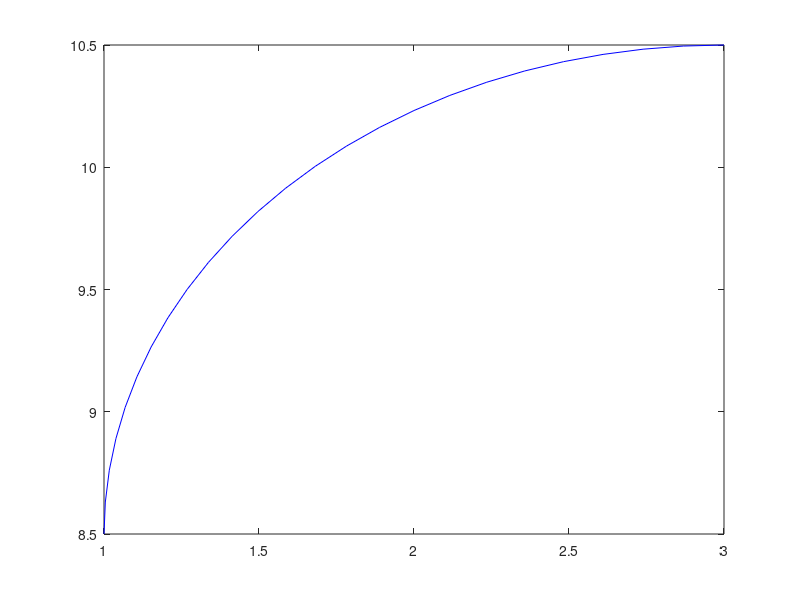

The MATLAB script that drew this image:
function drawTrack()
%DRAWTRACK Summary of this function goes here
%   Detailed explanation goes here

    x2 = [9.036, 5.695, 2.732, 0.021, 0.028, 1.409, 5.306, 9.387, 11.685,...
        9.294, 4.346, 3.906, 3.860, 4.630, 6.667, 7.216, 8.143, 10.728,...
        11.644, 11.580, 9.036];
    y2 = [0.381, 0.748, 0.445, 3.080, 9.958, 11.204, 11.229, 13.158,...
        10.265, 7.798, 7.534, 7.023, 5.483, 4.725, 4.366, 4.935, 6.928,...
        6.970, 5.581, 2.275, 0.381];
    set(fill(x2, y2, 'k'), 'facealpha', 0.5);

    x = [8.894, 5.665, 2.656, 1.480, 1.675, 3.769, 5.471, 9.284, 9.980,...
        9.183, 3.595, 2.358, 2.511, 4.542, 6.451, 8.331, 8.862, 9.599,...
        10.284, 10.141, 8.894];
    y = [1.732, 2.363, 1.961, 3.135, 8.425, 9.916, 9.591, 10.713, 9.900,...
        9.314, 8.988, 7.741, 3.485, 3.186, 2.840, 3.011, 4.809, 5.117,...
        4.714, 2.669, 1.732];
    fill(x, y, 'w');

    controlLine1 = [1 8.5; 1 3];
    controlLine2 = [11 3; 11 4.5]; 
    controlLine3 = [3 1; 9.5 1.5]; 
    controlLine4 = [7 3.5; 5.5 3.8]; 
    controlLine5 = [5.5 8.4; 9 8.5];
    controlLine6 = [8.25 11.3; 6 10.5];
    controlLine7 = [6 10.5; 3 10.5];
    
    plot(controlLine1(:,1), controlLine1(:,2), 'b');
    plot(controlLine2(:,1), controlLine2(:,2), 'b');
    plot(controlLine3(:,1), controlLine3(:,2), 'b');
    plot(controlLine4(:,1), controlLine4(:,2), 'b');
    plot(controlLine5(:,1), controlLine5(:,2), 'b');
    plot(controlLine6(:,1), controlLine6(:,2), 'b');
    plot(controlLine7(:,1), controlLine7(:,2), 'b');

    %code to draw arcs (not full circles)
    circr = @(radius,rad_ang)  [radius*cos(rad_ang);  radius*sin(rad_ang)];         % Circle Function For Angles In Radians
    circd = @(radius,deg_ang)  [radius*cosd(deg_ang);  radius*sind(deg_ang)];       % Circle Function For Angles In Degrees
    N = 25;                                                         % Number Of Points In Complete Circle
    r_angl = linspace(pi, 3*pi/2, N);                             % Angle Defining Arc Segment (radians)
    radius = 2;                                                   % Arc Radius
    center = [3, 3];
    xy_r = circr(radius,r_angl);                                    % Matrix (2xN) Of (x,y) Coordinates
    plot(xy_r(1,:) + center(1), xy_r(2,:) + center(2), 'b')                                % Draw An Arc Of Blue Stars
    
    r_angl = linspace(3*pi/2, 2*pi, N); 
    radius = 1.5;                                                   % Arc Radius
    center = [9.5, 3];
    xy_r = circr(radius,r_angl);                                    % Matrix (2xN) Of (x,y) Coordinates
    plot(xy_r(1,:) + center(1), xy_r(2,:) + center(2), 'b')                                % Draw An Arc Of Blue Stars

    r_angl = linspace(0, pi, N); 
    radius = 1.5;                                                   % Arc Radius
    center = [9.5, 4.5];
    xy_r = circr(radius,r_angl);                                    % Matrix (2xN) Of (x,y) Coordinates
    plot(xy_r(1,:) + center(1), xy_r(2,:) + center(2), 'b')

    r_angl = linspace(3*pi/2, 2*pi, N); 
    radius = 1;                                                   % Arc Radius
    center = [7, 4.5];
    xy_r = circr(radius,r_angl);                                    % Matrix (2xN) Of (x,y) Coordinates
    plot(xy_r(1,:) + center(1), xy_r(2,:) + center(2), 'b')

    r_angl = linspace(3*pi/2, pi/2, N); 
    radius = 2.3;                                                   % Arc Radius
    center = [5.5, 6.1];
    xy_r = circr(radius,r_angl);                                    % Matrix (2xN) Of (x,y) Coordinates
    plot(xy_r(1,:) + center(1), xy_r(2,:) + center(2), 'b')

    r_angl = linspace(2*pi/3, -pi/2, N); 
    radius = 1.5;                                                   % Arc Radius
    center = [9, 10];
    xy_r = circr(radius,r_angl);                                    % Matrix (2xN) Of (x,y) Coordinates
    plot(xy_r(1,:) + center(1), xy_r(2,:) + center(2), 'b')

    r_angl = linspace(pi/2, pi, N); 
    radius = 2;                                                   % Arc Radius
    center = [3, 8.5];
    xy_r = circr(radius,r_angl);                                    % Matrix (2xN) Of (x,y) Coordinates
    plot(xy_r(1,:) + center(1), xy_r(2,:) + center(2), 'b')

%    circ1X = 2*cos(linspace(-pi/2, 0)) + 9;
%    circ1Y = 2*sin(linspace(-pi/2, 0)) + 3;
%    circ2X = 3*cos(linspace(0, pi)) + 8;
%    circ2Y = 3*sin(linspace(0, pi)) + 10;
%    circ3X = 2*cos(linspace(0, -pi/2)) + 3;
%    circ3Y = 2*sin(linspace(0, -pi/2)) + 10;
%    circ4X = 2*cos(linspace(pi/2, pi)) + 3;
%    circ4Y = 2*sin(linspace(pi/2, pi)) + 6;
%    circ5X = 1*cos(linspace(-pi, -pi/2)) + 2;
%    circ5Y = 1*sin(linspace(-pi, -pi/2)) + 2;

%    plot([circ1X, circ2X, circ3X, circ4X, circ5X, circ1X], [circ1Y, circ2Y, circ3Y, circ4Y, circ5Y, circ1Y], 'blue');
end

